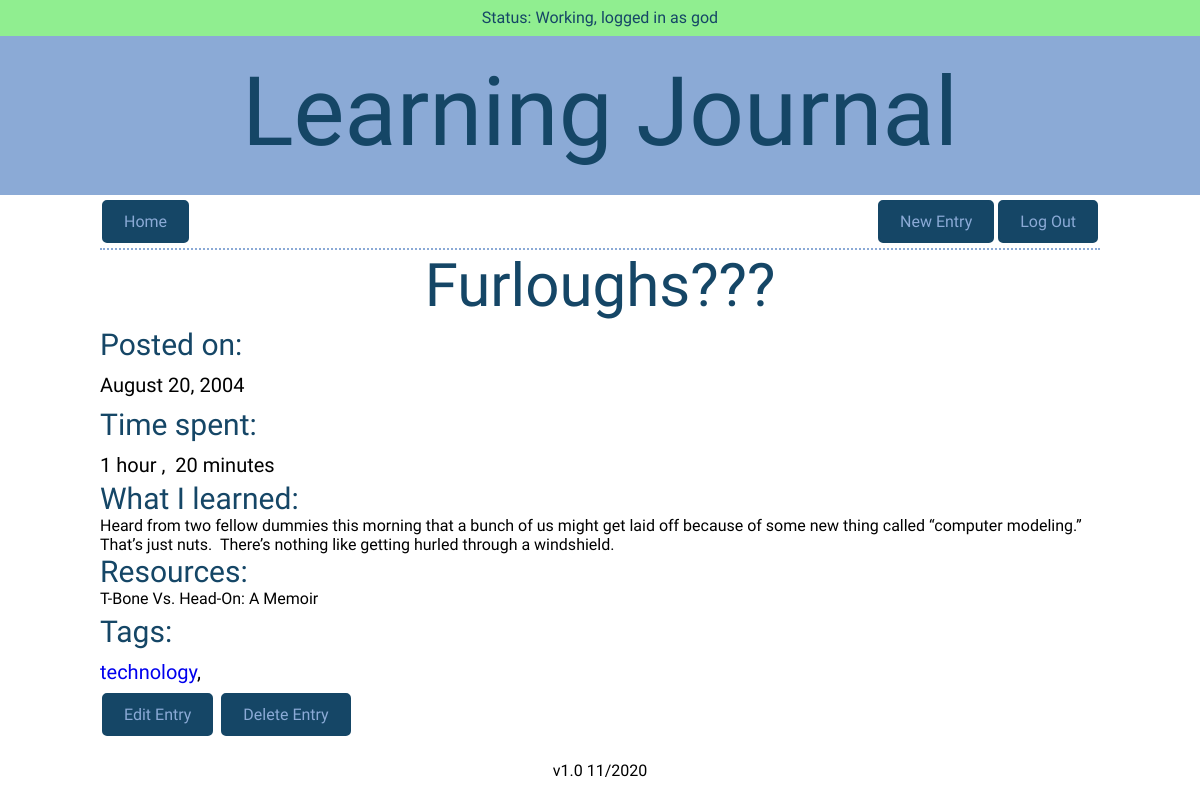
The page /entries/3 (signed in) on the database its author committed.
### models.py (models this page shows, shortened)
class User(UserMixin, Model):
    id = AutoField()
    username = CharField(unique=True)
    password = CharField(max_length=100)
    god = BooleanField(default=False)
    class Meta:
        database = DATABASE

class Entry(Model):
    id = AutoField()
    user = ForeignKeyField(User, backref="entries")
    title = CharField(max_length=256)
    date = DateField(default=datetime.date.today)
    time_spent = TimeField()
    learned = TextField()
    resources = TextField()
    tags = CharField(max_length=256)
    private = BooleanField(default=False)
    hidden = BooleanField(default=False)
    class Meta:
        database = DATABASE

### app.py (the view)
@app.route("/entries/<user>")
def user_entries(user):
    global last_route, cur_user, cur_entry, cur_tag
    last_route = "user_entries"
    cur_user = user
    cur_entry = None
    cur_tag = None
    if not current_user.is_authenticated or (current_user.username != user
                                             and current_user.god == False):  # noqa
        entries = (models.Entry.select().where(
            models.Entry.hidden == False)  # noqa E712 (must use == in peewee)
                   .join(models.User)
                   .where(models.User.username == user)
                   .order_by(models.Entry.date.asc()))
    else:
        try:
            target_user = models.User.get(models.User.username == user)
        except models.DoesNotExist:
            flash("User does not exist.", "error")
            return redirect(url_for("index"))
        entries = target_user.entries.order_by(models.Entry.date.asc())
    if current_user.is_authenticated:
        user_ = current_user.username
        if current_user.god:
            god = True
        else:
            god = False
        if current_user.username == user:
            by = "You"
        else:
            by = user
    else:
        god = False
        by = user
        user_ = ""
    return render_template("listing.html", entries=entries, user=user_, god=god,
                           home=False, by=by)

### app.py (called while the page is built, shortened)
@login_manager.user_loader
def load_user(userid):
    try:
        return models.User.get(models.User.id == userid)
    except models.DoesNotExist:
        return None

@app.before_request
def before_request():
    g.db = models.DATABASE
    g.db.connect()
    g.user = current_user

@app.after_request
def after_request(response):
    g.db.close()
    return response

@app.route("/entries/<int:entry_id>", methods=("GET", "POST"))
def show_entry(entry_id):
    global last_route, cur_user, cur_entry, cur_tag
    last_route = "show_entry"
    cur_user = None
    cur_entry = entry_id
    cur_tag = None
    message = None
    category = None
    try:
        entry = models.Entry.get(models.Entry.id == entry_id)
    except models.DoesNotExist:
        if not message:
            message = "Entry does not exist."
            category = "error"
        flash(message, category)
        return redirect(url_for("index"))
    tags = [tag.strip() for tag in entry.tags.split(",")]
    if tags == [""]:
        tags = []
    if (current_user.is_authenticated and
            (current_user.id == entry.user.id or current_user.god)):
        author = True
    else:
        author = False
    return render_template("detail.html", entry=entry, tags=tags, author=author)

### templates/detail.html (shortened to what this page needs)
{% extends "layout.html" %}
{% from "macros.html" import nav_bar with context %}
{% block nav %}
    {{ nav_bar(False) }}
{% endblock %}
{% block content %}
    <div class="entry-title">{{ entry.title }}</div>
    <div class="entry"><span class="entry-label">Posted on:</span><br>{{ entry.date.strftime("%B %d").replace(" 0", " ") }}, {{ entry.date.strftime("%Y") }}</div>
    <div class="entry"><span class="entry-label">Time spent:</span><br>
        {% if entry.time_spent.strftime("%H:%M") == "00:00" %}
            n/a
        {% else %}
            {% if entry.time_spent.strftime("%H") != "00" %}
                {{ entry.time_spent.strftime("%H").lstrip("0") }}
                {% if entry.time_spent.strftime("%H") == "01" %}
                    hour
                {% else %}
                    hours
                {% endif %}
            {% endif %}
            {% if entry.time_spent.strftime("%H") != "00" and entry.time_spent.strftime("%M") != "00" %}
                ,&nbsp;
            {% endif %}
            {% if entry.time_spent.strftime("%M") != "00" %}
                {{ entry.time_spent.strftime("%M").lstrip("0") }}
                {% if entry.time_spent.strftime("%M") == "01" %}
                    minute
                {% else %}
                    minutes
                {% endif %}
            {% endif %}
        {% endif %}
    </div>
    <div class="entry-multiline"><span class="entry-label">What I learned:</span><br>{{ entry.learned }}</div>
    <div class="entry-multiline"><span class="entry-label">Resources:</span><br>{{ entry.resources }}</div>
    <div class="entry"><span class="entry-label">Tags:</span><br>
        {% for tag in tags %}
            <a href="{{ url_for('show_tag', tag=tag) }}">{{ tag }}</a>,
        {% endfor %}
    </div>
    {% if author == True %}
        <div class="edit"><a class="button" href="{{url_for('edit_entry', entry_id=entry.id) }}">Edit Entry</a>
        <a class="button" href="{{ url_for('delete_entry', entry_id=entry.id) }}">Delete Entry</a></div>
    {% endif %}
{% endblock %}

### templates/layout.html (shortened to what this page needs)
<!DOCTYPE html>
<html lang="en">
    <head>
        <link href="https://fonts.googleapis.com/css2?family=Asap:ital@0;1&display=swap" rel="stylesheet">        <link rel="stylesheet" href="/static/css/normalize.css">
        <link rel="stylesheet" href="/static/css/site.css">
    </head>
    <body>
        <header>
        <div class="container">
            <div class="messages">
                {% with messages = get_flashed_messages(with_categories=True) %}
                    {% if messages %}
                        {% for category, message in messages %}
                            <div class="notification {{ category }}">{{ message }}</div>
                        {% endfor %}
                    {% else %}
                            <div class="notification success">Status:  Working,
                                {% if current_user.is_authenticated %}
                                    logged in as {{ current_user.username }}
                                {% else %}
                                    not logged in
                                {% endif %}
                            </div>
                    {% endif %}
                {% endwith %}
            </div>
        </div>
            <h1>Learning Journal</h1>
        </header>
        <section>
            {% block nav %}
            {% endblock %}
        </section>
        <section>
            {% block content %}
            {% endblock %}
        </section>
        <footer>
            v1.0 11/2020
        </footer>
    </body>
</html>

### templates/macros.html (shortened to what this page needs)
{% macro nav_bar(home) %}
    <div class="nav-bar">
        {% if home == False %}
            <a class="button" href="{{ url_for('index') }}">Home</a>
        {% else %}
            <div class="button button-inactive">Home</div>
        {% endif %}
        {% if current_user.is_authenticated %}
            <a class="button button-right" href="{{ url_for('logout') }}">Log Out</a>
            <a class="button button-right" href="{{ url_for('create_entry') }}">New Entry</a>
        {% else %}
            <a class="button button-right" href="{{ url_for('login') }}">Log In</a>
            <a class="button button-right" href="{{ url_for('register') }}">Register</a>
        {% endif %}
    </div>
{% endmacro %}

### static/css/site.css (style rules this page uses)
html { margin-left: calc(100vw - 100%); }
body { font-size: 16px; font-family: 'Asap', sans-serif; font-weight: 400 color: #404a49; }
section { max-width: 1000px; margin: auto; }
header { margin: 0 -1%; padding-bottom: 6px; text-align: center; color: #154666; background: #8baad6; }
a:link { text-decoration: none; }
.button { background-color: #154666; color: #8baad6; margin: 5px 2px; border: 2px solid #154666; border-radius: 5px; padding: 10px 20px; text-align: center; text-decoration: none; display: inline-block; }
.button-right { float: right }
h1 { font-size: 96px; font-family: "Sarina", cursive; font-weight: 400; line-height: 25%; }
.messages { height: 36px; background: #90ee90; }
.notification { padding: 8px; }
.success { background: #90ee90; }
.nav-bar, .main { border-bottom: 2px dotted #8baad6; }
.entry { font-size: 20px; line-height: 1.6; }
.entry-label { font-size: 30px; color: #154666; }
.entry-title { font-size: 60px; font-family: 'Hammersmith One', sans-serif; font-weight: 400; color: #154666; text-align: center; }
.entry-multiline { white-space: pre-wrap; }
footer { padding: 20px; text-align: center; }

### rows shown on the page
User: username "god"
Entry: title "Furloughs???", date "August 20", date "2004", time_spent "1", time_spent "20", learned "Heard from two fellow dummies this morning that a bunch of us might get laid off because of some new thing called “computer modeling.” That’s just nuts. There’s nothing like getting hurled through a windshield.", resources "T-Bone Vs. Head-On: A Memoir", tags "technology"
